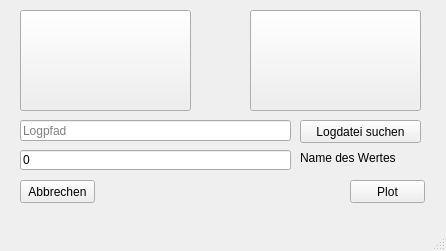
<?xml version="1.0" encoding="UTF-8"?>
<ui version="4.0">
 <class>MainWindow</class>
 <widget class="QMainWindow" name="MainWindow">
  <property name="geometry">
   <rect>
    <x>0</x>
    <y>0</y>
    <width>446</width>
    <height>251</height>
   </rect>
  </property>
  <property name="windowTitle">
   <string>MainWindow</string>
  </property>
  <widget class="QWidget" name="centralwidget">
   <widget class="QPushButton" name="pushButton">
    <property name="geometry">
     <rect>
      <x>20</x>
      <y>180</y>
      <width>75</width>
      <height>23</height>
     </rect>
    </property>
    <property name="text">
     <string>Abbrechen</string>
    </property>
   </widget>
   <widget class="QPushButton" name="pushButton_2">
    <property name="geometry">
     <rect>
      <x>350</x>
      <y>180</y>
      <width>75</width>
      <height>23</height>
     </rect>
    </property>
    <property name="text">
     <string>Plot</string>
    </property>
   </widget>
   <widget class="QPushButton" name="ScatterButton">
    <property name="geometry">
     <rect>
      <x>20</x>
      <y>10</y>
      <width>171</width>
      <height>101</height>
     </rect>
    </property>
    <property name="autoFillBackground">
     <bool>true</bool>
    </property>
    <property name="text">
     <string/>
    </property>
    <property name="icon">
     <iconset>
      <normaloff>../../Downloads/Scatter_diagram_for_quality_characteristic_XXX.svg.png</normaloff>../../Downloads/Scatter_diagram_for_quality_characteristic_XXX.svg.png</iconset>
    </property>
    <property name="iconSize">
     <size>
      <width>250</width>
      <height>150</height>
     </size>
    </property>
    <property name="checkable">
     <bool>true</bool>
    </property>
   </widget>
   <widget class="QPushButton" name="pushButton_4">
    <property name="geometry">
     <rect>
      <x>250</x>
      <y>10</y>
      <width>171</width>
      <height>101</height>
     </rect>
    </property>
    <property name="text">
     <string/>
    </property>
    <property name="icon">
     <iconset>
      <normaloff>../../Downloads/1200px-Saeulendiagramm-Beispiel.svg.png</normaloff>../../Downloads/1200px-Saeulendiagramm-Beispiel.svg.png</iconset>
    </property>
    <property name="iconSize">
     <size>
      <width>250</width>
      <height>150</height>
     </size>
    </property>
    <property name="checkable">
     <bool>true</bool>
    </property>
   </widget>
   <widget class="QLineEdit" name="lineEdit">
    <property name="geometry">
     <rect>
      <x>20</x>
      <y>120</y>
      <width>271</width>
      <height>21</height>
     </rect>
    </property>
    <property name="text">
     <string/>
    </property>
    <property name="readOnly">
     <bool>false</bool>
    </property>
    <property name="placeholderText">
     <string>Logpfad</string>
    </property>
   </widget>
   <widget class="QPushButton" name="pushButton_5">
    <property name="geometry">
     <rect>
      <x>300</x>
      <y>120</y>
      <width>121</width>
      <height>23</height>
     </rect>
    </property>
    <property name="text">
     <string>Logdatei suchen</string>
    </property>
   </widget>
   <widget class="QLineEdit" name="lineEdit_2">
    <property name="geometry">
     <rect>
      <x>20</x>
      <y>150</y>
      <width>271</width>
      <height>20</height>
     </rect>
    </property>
    <property name="text">
     <string>0</string>
    </property>
   </widget>
   <widget class="QLabel" name="label">
    <property name="geometry">
     <rect>
      <x>300</x>
      <y>150</y>
      <width>121</width>
      <height>16</height>
     </rect>
    </property>
    <property name="text">
     <string>Name des Wertes</string>
    </property>
   </widget>
  </widget>
  <widget class="QStatusBar" name="statusbar"/>
  <widget class="QMenuBar" name="menubar">
   <property name="geometry">
    <rect>
     <x>0</x>
     <y>0</y>
     <width>446</width>
     <height>21</height>
    </rect>
   </property>
  </widget>
 </widget>
 <resources/>
 <connections/>
</ui>
